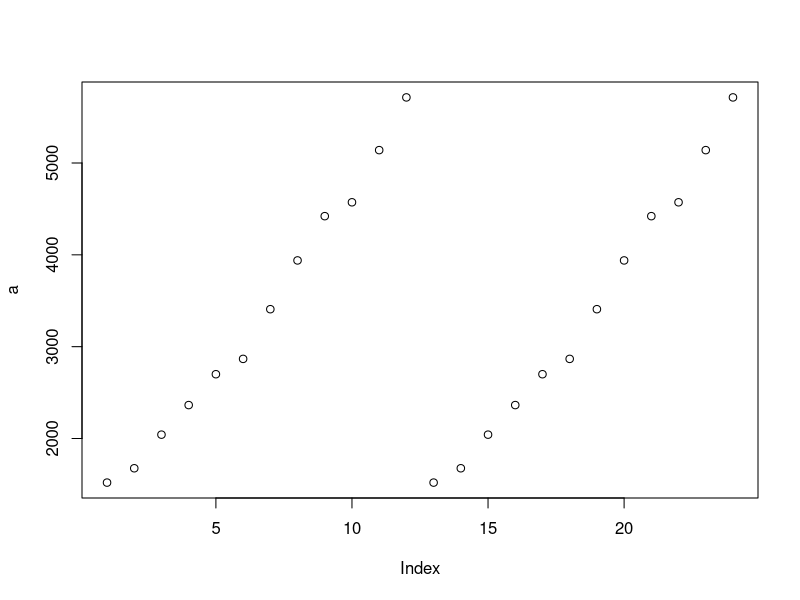
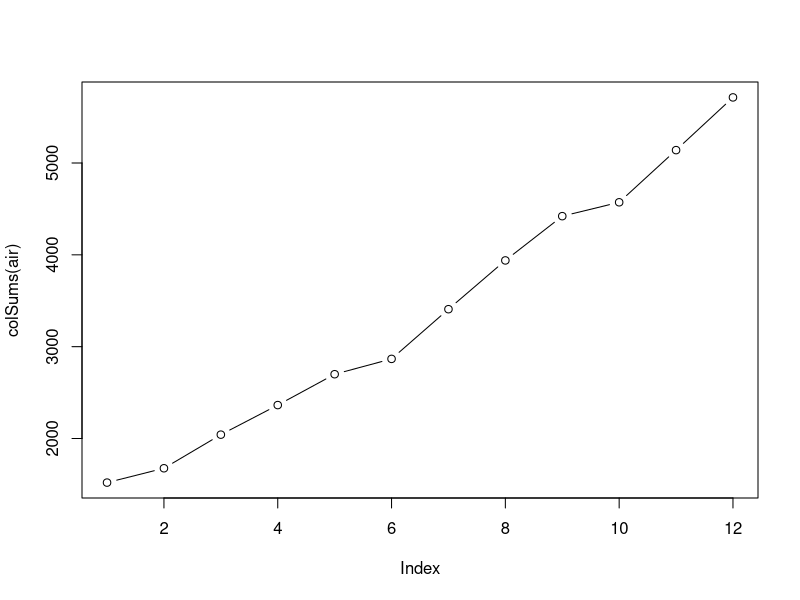

Source code (R) for these figures, in order:
rm = (list=ls())

dn = list(paste("Y", as.character(1949:1960), sep = ""), month.abb)
airmat = matrix(AirPassengers, 12, byrow = TRUE, dimnames = dn)
air = as.data.frame(t(airmat))

mean(air$Y1951)

max(air["Jan",])
max(air["Feb",])

cor(air[4:6],air[3])

cor(t(air[1:12]))
cor(t(air[1:2,-1]))

a <- c()
for(i in 1:12)
{
  a <- c(a,sum(air[,i]))
}


a

w = unlist(air["Jan",])
w


###############  second try  ######################## 

rm = (list=ls())

dn = list(paste("Y", as.character(1949:1960), sep = ""), month.abb)
airmat = matrix(AirPassengers, 12, byrow = TRUE, dimnames = dn)
air = as.data.frame(t(airmat))

head(air)
# Y1949 Y1950 Y1951 Y1952 Y1953 Y1954 Y1955 Y1956 Y1957 Y1958 Y1959 Y1960
# Jan   112   115   145   171   196   204   242   284   315   340   360   417
# Feb   118   126   150   180   196   188   233   277   301   318   342   391
# Mar   132   141   178   193   236   235   267   317   356   362   406   419
# Apr   129   135   163   181   235   227   269   313   348   348   396   461
# May   121   125   172   183   229   234   270   318   355   363   420   472
# Jun   135   149   178   218   243   264   315   374   422   435   472   535


summary(air, digits=10)
summary(t(air), digits=10)
# mean number of passengers in 1951?
mean(air$Y1951)

# max no of passengers for January,February?
max(air["Jan",])
max(air["Feb",])

# cross correlation of 1952, 1953 and 1954 with 1951.
cor(air[4:6],air[3])
cor(air$Y1952, air$Y1951)

# cross correlation of January, February with November
cor(t(air[1:2,]), t(air["Nov",]))
cor(t(air["Jan",]), t(air["Nov",]))

# sum of passenger of each year
for(i in 1:12)
{
  a = c(a,sum(air[,i]))
  
}
plot(a)

plot(colSums(air), type="b")


